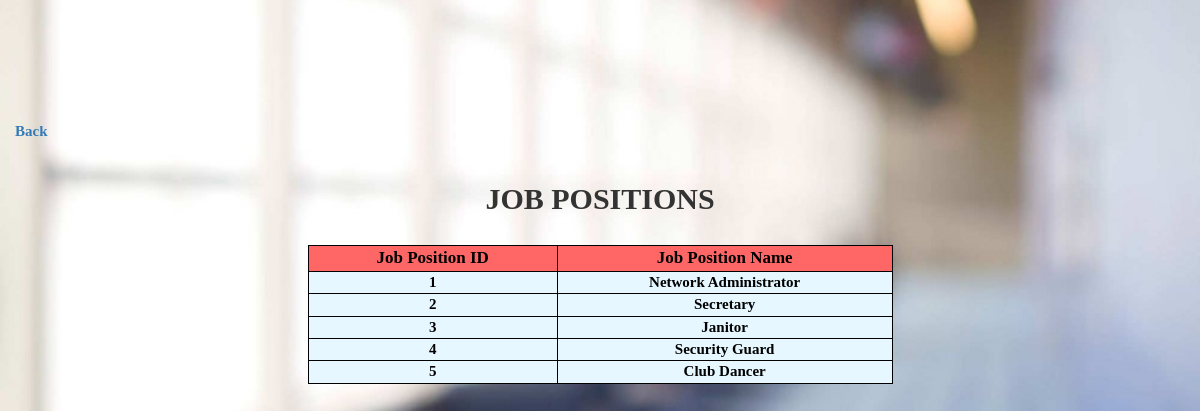
The app's page /viewJobPosition.php (signed in) with its own data.
### tables this page shows
CREATE TABLE `job_position` (
  `job_position_ID` int(11) NOT NULL,
  `job_position_name` varchar(30) NOT NULL
);

### viewJobPosition.php (the view, shortened to what this page needs)
<?php
require("connector.php");
$sql = "SELECT * FROM job_position";
$result = mysqli_query($conn, $sql);
?>
<!DOCTYPE html>
<html>
    <link rel="stylesheet" href="https://maxcdn.bootstrapcdn.com/bootstrap/3.3.7/css/bootstrap.min.css">
 	<link rel="stylesheet" href="https://cdnjs.cloudflare.com/ajax/libs/font-awesome/4.7.0/css/font-awesome.min.css">
	 <link rel="stylesheet" type="text/css" href="view.css">
</head>
<body id="bg">
	<br>
	<br>
	<br>
	<br>
	<br>
	<br>
	<div class="container">
		<div class="row">
			<a href="home.php" style="font-size: 15px; font-family: Century; font-weight: bold; text-decoration: none;"> Back </a>
			<br>
			<br>
			<h2 style="font-family: Century; font-weight: bold; text-align: center;">JOB POSITIONS</h2>
			<br>
			<table align="center">
				<tr>
					<th style="background-color: #ff6666;">Job Position ID</th>
					<th style="background-color: #ff6666;">Job Position Name</th>
				</tr>
				<?php
					while($row = mysqli_fetch_assoc($result)){
						echo "<tr>";
						echo "<th style='background-color: #e6f7ff; font-size: 15px;'> {$row['job_position_ID']} </th>";
						echo "<th style='background-color: #e6f7ff; font-size: 15px;'> {$row['job_position_name']} </th>";
						echo "</tr>";
					}
				?>
			</table>
		</div>
	</div>
	<br>
	<br>
	<br>
	<br>
	<br>
	<br>
	<br>
</body>
</html>

### view.css (style rules this page uses)
#bg { background-image: url("hrbackground.jpg"); height: 100%; background-position: center; background-repeat: no-repeat; background-size: cover; }
table { margin: auto; width: 50%; height: 100%; background-color: none; border: 1px solid black; }
th { font-size: 17px; font-weight: bold; color: black; text-align: center; border: 1px solid black; font-family: Century; }

### records on screen
job_position: job_position_ID "1", job_position_name "Network Administrator"
job_position: job_position_ID "2", job_position_name "Secretary"
job_position: job_position_ID "3", job_position_name "Janitor"
job_position: job_position_ID "4", job_position_name "Security Guard"
job_position: job_position_ID "5", job_position_name "Club Dancer"
